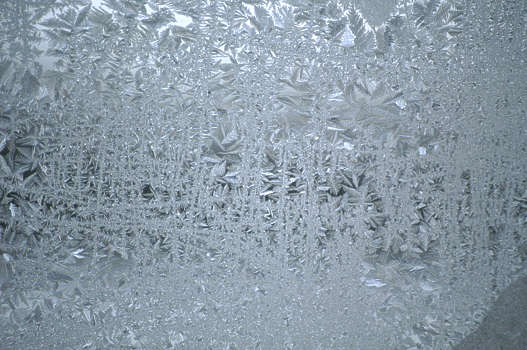
#> input picture data/degradation_toolkit/frost/frost4.jpg, 527 x 350 px
$ python -i image_operators.py   (imports and definitions only)   (older library calls are emulated)
#> lines starting #> are read from the running program, lines starting #| are printed output that depends on the picture
#> further down, picture is the input picture: shape (350, 527, 3); mean B, G, R 165.2, 152.8, 137.6
import os
import cv2
import numpy as np
import argparse
from skimage.filters import gaussian
from scipy.ndimage.interpolation import map_coordinates
from tqdm import tqdm
from PIL import Image


def single2uint(img):
    return np.uint8((img.clip(0, 1)*255.).round())


def uint2single(img):
    return np.float32(img/255.)


# [59 lines left out: functions Laplacian_edge_detector, Laplacian_edge_detector_uint8, Canny_edge_detector, Canny_edge_detector_uint8, Sobel_edge_detector, not called in this run]


def erosion(img, kernel_size=5):
#> called with kernel_size = 5
    kernel = np.ones((kernel_size, kernel_size), np.uint8)
    img = cv2.erode(img, kernel, iterations=1)
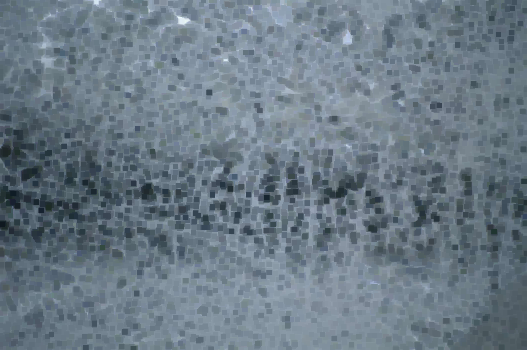
#> img: shape (350, 527, 3); mean of channels 0, 1, 2 133.7, 121.8, 106.6; drawn as B, G, R
    return img


def dilatation(img, kernel_size=5):
#> called with kernel_size = 5
    kernel = np.ones((kernel_size, kernel_size), np.uint8)
#> kernel = [[1, 1, 1, 1, 1], [1, 1, 1, 1, 1], [1, 1, 1, 1, 1], [1, 1, 1, 1, 1], [1, 1, 1, 1, 1]]
    img = cv2.dilate(img, kernel, iterations=1)
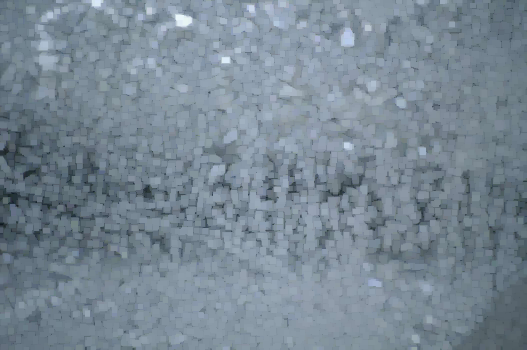
#> img: shape (350, 527, 3); mean of channels 0, 1, 2 148, 135.5, 120.4; drawn as B, G, R
    return img


def opening(img):
    return dilatation(erosion(img))


def closing(img):
    return erosion(dilatation(img))


def morphological_gradient(img):
    return dilatation(img) - erosion(img)


def top_hat(img):
    return img - opening(img)
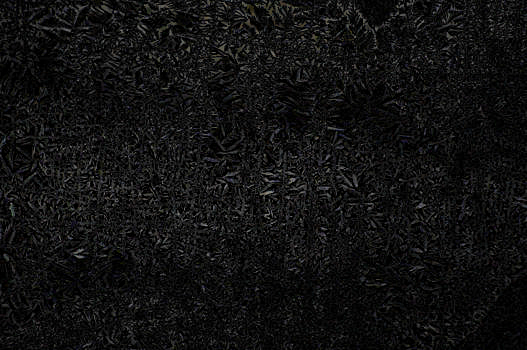
#> returned value: shape (350, 527, 3); mean of channels 0, 1, 2 17.2, 17.2, 17.3; drawn as B, G, R


def black_hat(img):
    return closing(img) - img


# [146 lines left out: functions adjust_contrast, embossing, hough_transform_line_detection, hough_circle_detection, disk, defocus_blur and 5 more, not called in this run]


def rgb2gray(rgb):
    return np.dot(rgb[..., :3], [0.2989, 0.5870, 0.1140])


# [157 lines left out: functions spatter, elastic_transform, frost, not called in this run]

>>> import cv2
>>> picture = cv2.imread('frost/frost4.jpg')
>>> result = top_hat(picture)

$ run again, on data/degradation_toolkit/frost/frost5.jpg
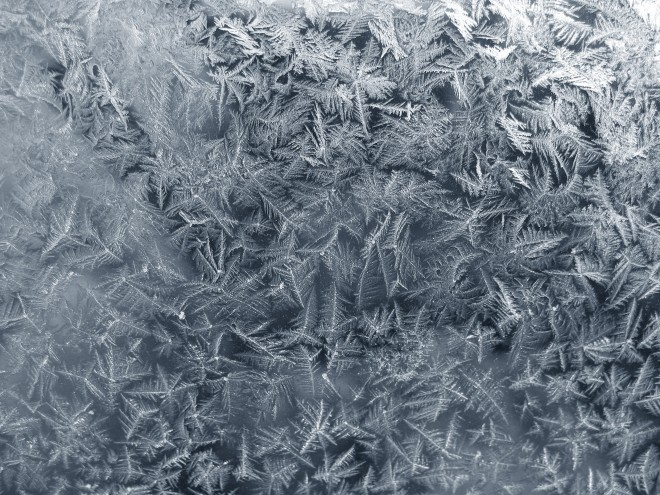
#> input picture data/degradation_toolkit/frost/frost5.jpg, 660 x 495 px
#> picture is the input picture: shape (495, 660, 3); mean B, G, R 134.8, 123.4, 112.4
#> in erosion, `img = cv2.erode(img, kernel, iterations=1)`:
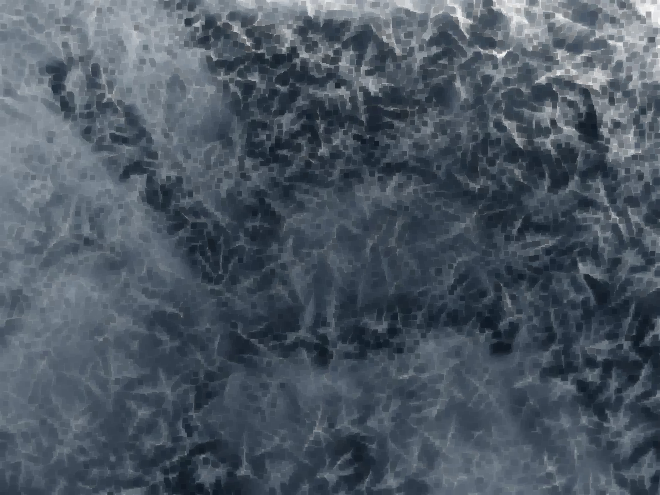
#> img: shape (495, 660, 3); mean of channels 0, 1, 2 98.9, 87.4, 76.3; drawn as B, G, R
#> kernel = [[1, 1, 1, 1, 1], [1, 1, 1, 1, 1], [1, 1, 1, 1, 1], [1, 1, 1, 1, 1], [1, 1, 1, 1, 1]]
#> in top_hat, `return img - opening(img)`:
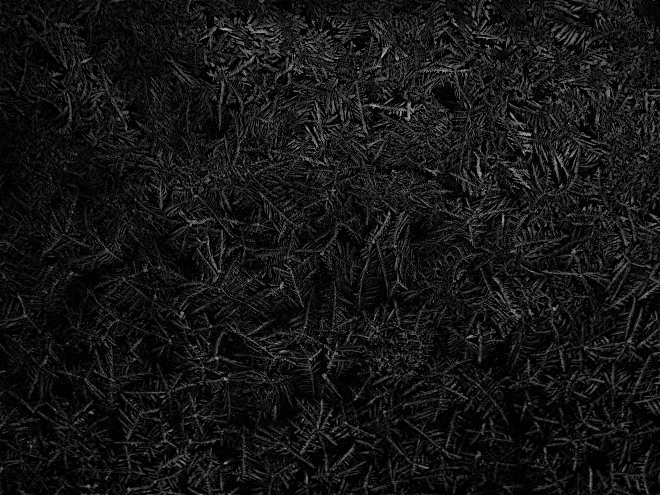
#> returned value: shape (495, 660, 3); mean of channels 0, 1, 2 21.1, 21.1, 21; drawn as B, G, R

$ run again, on data/degradation_toolkit/frost/frost6.jpg
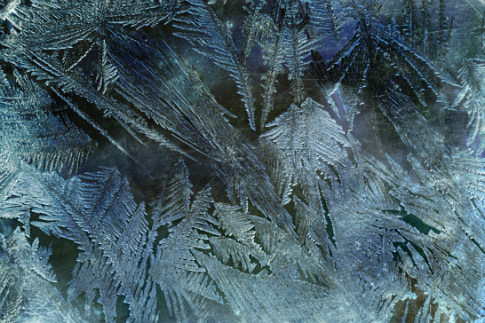
#> input picture data/degradation_toolkit/frost/frost6.jpg, 485 x 323 px
#> picture is the input picture: shape (323, 485, 3); mean B, G, R 104.5, 95.4, 71.4
#> in erosion, `img = cv2.erode(img, kernel, iterations=1)`:
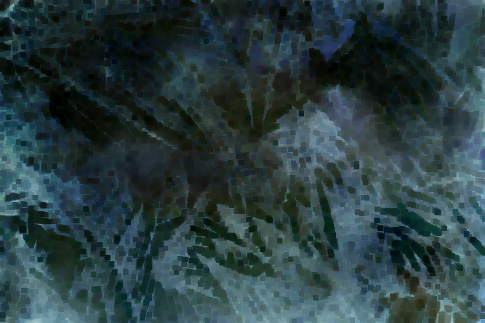
#> img: shape (323, 485, 3); mean of channels 0, 1, 2 65.1, 62.4, 42.2; drawn as B, G, R
#> kernel = [[1, 1, 1, 1, 1], [1, 1, 1, 1, 1], [1, 1, 1, 1, 1], [1, 1, 1, 1, 1], [1, 1, 1, 1, 1]]
#> in top_hat, `return img - opening(img)`:
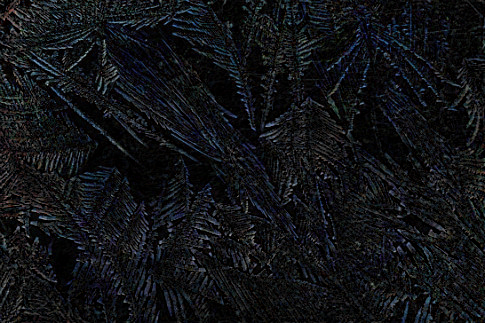
#> returned value: shape (323, 485, 3); mean of channels 0, 1, 2 21.8, 18.9, 17.4; drawn as B, G, R

$ run again, on data/degradation_toolkit/frost/frost1.png
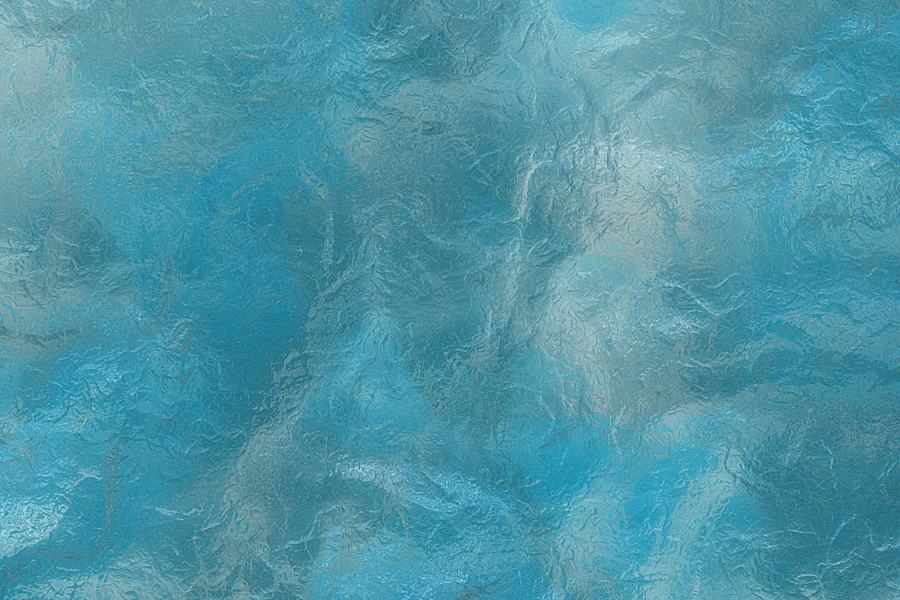
#> input picture data/degradation_toolkit/frost/frost1.png, 900 x 600 px
#> picture is the input picture: shape (600, 900, 3); mean B, G, R 165.7, 149.1, 77.7
#> in erosion, `img = cv2.erode(img, kernel, iterations=1)`:
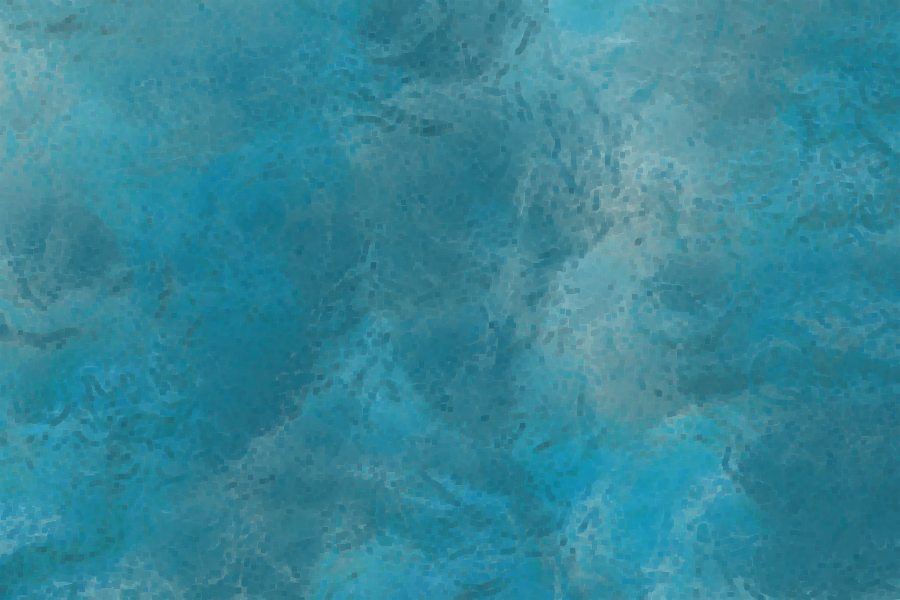
#> img: shape (600, 900, 3); mean of channels 0, 1, 2 152.8, 135, 54.2; drawn as B, G, R
#> kernel = [[1, 1, 1, 1, 1], [1, 1, 1, 1, 1], [1, 1, 1, 1, 1], [1, 1, 1, 1, 1], [1, 1, 1, 1, 1]]
#> in top_hat, `return img - opening(img)`:
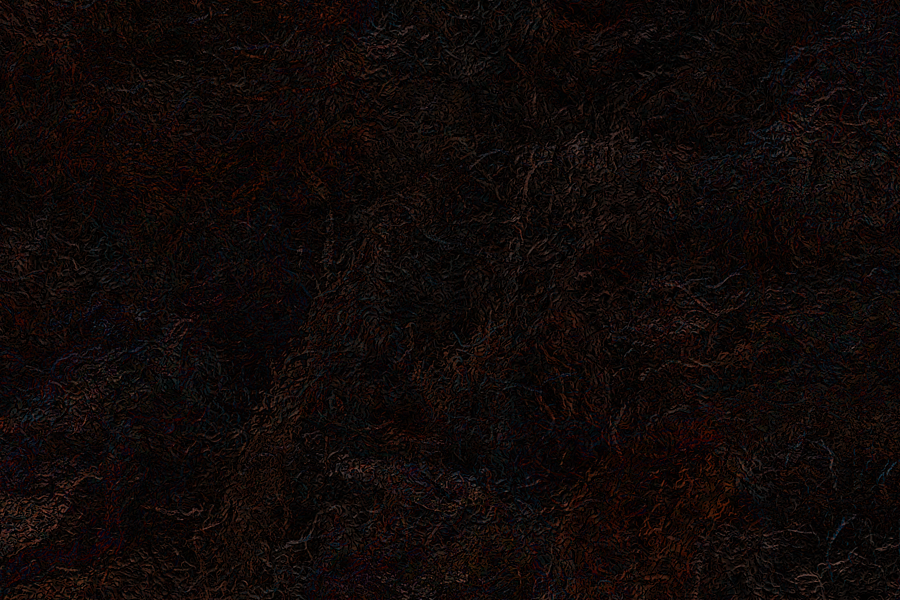
#> returned value: shape (600, 900, 3); mean of channels 0, 1, 2 7.6, 8.8, 15.3; drawn as B, G, R
